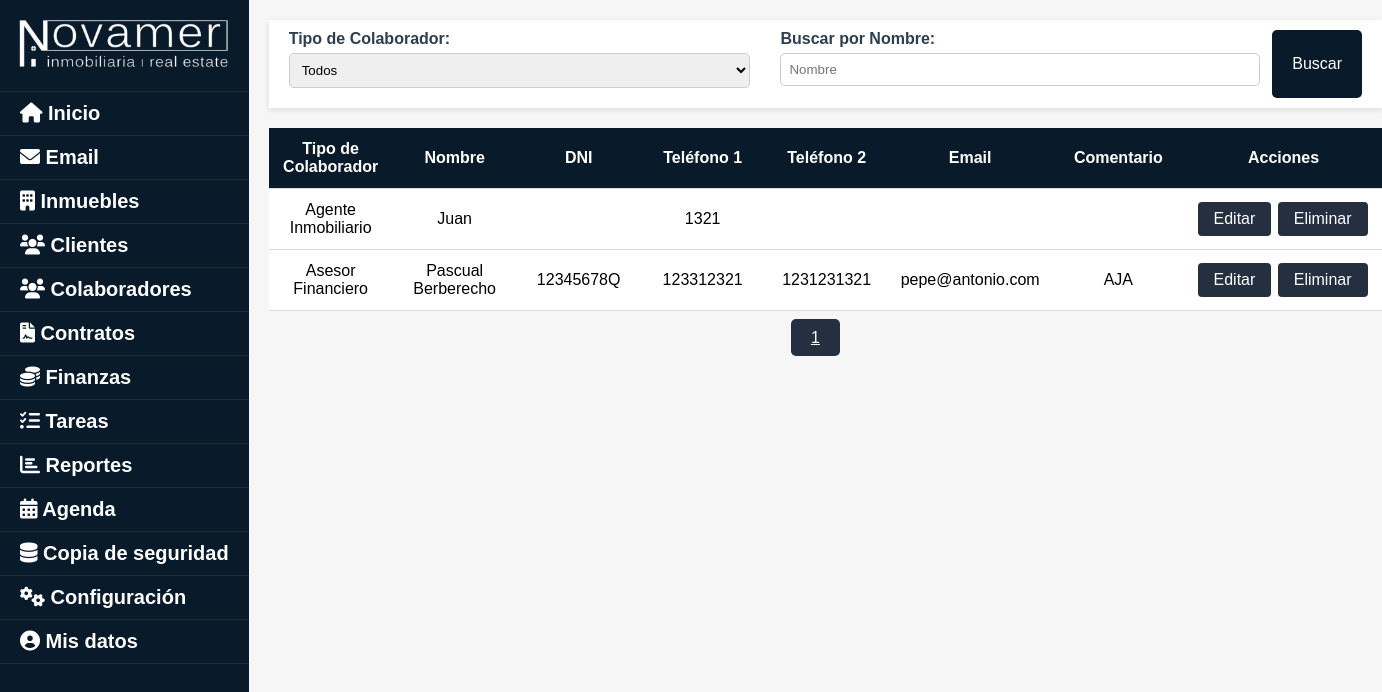
The page /crm/src/colaboradores/mis_colaboradores.php (signed in) on the database its author committed.
### tables this page shows
CREATE TABLE `colaboradores` (
  `colab_id` int(11) NOT NULL,
  `colab_tipo` varchar(50) NOT NULL,
  `colab_nombre` varchar(100) NOT NULL,
  `colab_dni` varchar(9) NOT NULL,
  `colab_tlf1` varchar(15) DEFAULT NULL,
  `colab_tlf2` varchar(15) DEFAULT NULL,
  `colab_email` varchar(255) DEFAULT NULL,
  `colab_comentario` text DEFAULT NULL
);

### crm/src/colaboradores/mis_colaboradores.php (the view, shortened to what this page needs)
<!DOCTYPE html>
<html lang="es">
<head>
</head>
<?php include '../../templates/sidebar.php'; ?>
<body>
    <div id="contenedor">
        <div class="container">
            <form method="post" action="mis_colaboradores.php" style="width: 100%; display: flex;">
                <div class="field-container">
                    <div class="form-group">
                        <label for="colab_tipo">Tipo de Colaborador:</label>
                        <select name="colab_tipo" id="colab_tipo">
                            <option value="" default selected> Todos </option>
                        </select>
                    </div>
                </div>
                <div class="field-container">
                    <div class="form-group">
                        <label for="colab_nombre">Buscar por Nombre:</label>
                        <input type="text" id="colab_nombre" name="colab_nombre" placeholder="Nombre"
                            list="datalist_nombre" autocomplete="off">
                    </div>
                </div>
                <input type="submit" value="Buscar">
            </form>
        </div>
        <div id="contenido">
            <?php
            include_once '../../includes/conexion.php';
            $pagina_actual = isset($_GET['pagina']) ? (int) $_GET['pagina'] : 1;
            $por_pagina = 15;
            $offset = ($pagina_actual - 1) * $por_pagina;
            $consulta = "SELECT * FROM colaboradores WHERE 1=1 ";
            $consulta .= "LIMIT $por_pagina OFFSET $offset";
            $resultado = mysqli_query($conexion, $consulta);
            $consulta_total = "SELECT COUNT(*) AS total FROM colaboradores WHERE 1=1 ";
            $resultado_total = mysqli_query($conexion, $consulta_total);
            $fila_total = mysqli_fetch_assoc($resultado_total);
            $total_colabs = $fila_total['total'];
            $total_paginas = ceil($total_colabs / $por_pagina);
            if (mysqli_num_rows($resultado) > 0) {
                echo "<table>";
                echo "<thead>";
                echo "<tr>";
                echo "<th>Tipo de Colaborador</th>";
                echo "<th>Nombre</th>";
                echo "<th>DNI</th>";
                echo "<th>Teléfono 1</th>";
                echo "<th>Teléfono 2</th>";
                echo "<th>Email</th>";
                echo "<th style='width: 400px;'>Comentario</th>";
                echo "<th>Acciones</th>";
                echo "</tr>";
                echo "</thead>";
                echo "<tbody>";
                while ($fila = mysqli_fetch_assoc($resultado)) {
                    echo "<tr>";
                    echo "<td>" . htmlspecialchars($fila['colab_tipo']) . "</td>";
                    echo "<td>" . htmlspecialchars($fila['colab_nombre']) . "</td>";
                    echo "<td>" . htmlspecialchars($fila['colab_dni']) . "</td>";
                    echo "<td>" . htmlspecialchars($fila['colab_tlf1']) . "</td>";
                    echo "<td>" . htmlspecialchars($fila['colab_tlf2']) . "</td>";
                    echo "<td>" . htmlspecialchars($fila['colab_email']) . "</td>";
                    echo "<td style='width: 400px;'>" . htmlspecialchars($fila['colab_comentario']) . "</td>";
                    echo "<td style='width: 200px; white-space: nowrap;'>";
                    echo "<a href='insertar_colaborador.php?colab_id=" . htmlspecialchars($fila['colab_id']) . "' class='btn-accion'>Editar</a> ";
                    echo "<a href='eliminar_colaborador.php?colab_id=" . htmlspecialchars($fila['colab_id']) . "' class='btn-accion' onclick='return confirm(\"¿Estás seguro de que deseas eliminar este colaborador?\")'>Eliminar</a>";
                    echo "</td>";
                    echo "</tr>";
                }
                echo "</tbody>";
                echo "</table>";
            } else {
                echo "No se encontraron colaboradores.";
            }
            ?>
            <br>
            <div class="paginacion">
                <?php
                for ($i = 1; $i <= $total_paginas; $i++) {
                    echo "<a href='mis_colaboradores.php?pagina=$i' class='btn'>" . $i . "</a> ";
                }
                ?>
            </div>
        </div>
    </div>
</body>
</html>

### crm/src/colaboradores/mis_colaboradores.php (style rules this page uses)
.container { margin-top: 20px; margin-left: 20px; background-color: #ffffff; padding: 10px 20px; box-shadow: 0 2px 6px rgba(0, 0, 0, 0.1); }
.field-container { flex: 1 1 30%; min-width: 250px; margin-right: 30px; }
.form-group { display: flex; flex-direction: column; margin-bottom: 10px; }
label { margin-bottom: 5px; font-weight: bold; color: #2c3e50; }
input[type="text"], select { padding: 8px; border: 1px solid #ccc; border-radius: 5px; width: 100%; }
input[type="submit"] { background-color: #091a2b; color: white; border: none; padding: 12px 20px; cursor: pointer; font-size: 16px; border-radius: 5px; transition: background-color 0.3s, transform 0.2s; }
table { margin-top: 20px; margin-left: 20px; border-collapse: collapse; }
th, td { min-width: 50px; text-align: left; padding: 12px; border-bottom: 1px solid #ddd; text-align: center; }
th { background-color: #091a2b; color: white; }
td { min-width: 100px; background-color: #ffffff; }
.btn, button { padding: 10px 20px; background-color: #243040; color: white; border: none; border-radius: 5px; cursor: pointer; transition: background-color 0.3s, transform 0.2s; }
.btn-accion { background-color: #243040; color: #fff; padding: 8px 16px; margin-right: 2px; border: none; border-radius: 4px; cursor: pointer; text-decoration: none; display: inline-block; }
.paginacion { text-align: center; margin-bottom: 10px; }

### crm/templates/sidebar.php (style rules this page uses)
body { display: flex; min-height: 100vh; width: 100%; margin: 0; background-color: #f6f6f6; font-family: Arial, sans-serif; }

### rows shown on the page
colaboradores: colab_tipo "Agente Inmobiliario", colab_nombre "Juan", colab_tlf1 "1321"
colaboradores: colab_tipo "Asesor Financiero", colab_nombre "Pascual Berberecho", colab_dni "12345678Q", colab_tlf1 "123312321", colab_tlf2 "1231231321", colab_email "pepe@antonio.com", colab_comentario "AJA"
